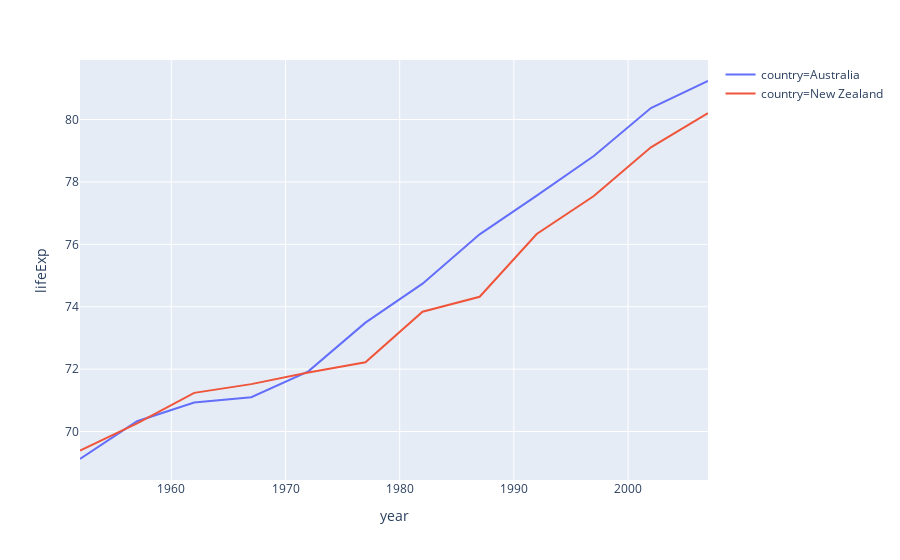

This figure's notebook cell:
### Code cell
df = px.data.gapminder().query("continent == 'Oceania'")
fig = px.line(df, x='year', y='lifeExp', color='country')
fig

### Figure 1 — Plotly figure (JSON) as saved in the notebook; plotly's stock layout.template omitted (floating-point values rounded to 4 significant figures)
{"data": [{"hoverlabel": {"namelength": 0}, "hovertemplate": "country=Australia<br>year=%{x}<br>lifeExp=%{y}", "legendgroup": "country=Australia", "line": {"color": "#636efa", "dash": "solid"}, "mode": "lines", "name": "country=Australia", "showlegend": true, "type": "scatter", "x": [1952, 1957, 1962, 1967, 1972, 1977, 1982, 1987, 1992, 1997, 2002, 2007], "xaxis": "x", "y": [69.12, 70.33, 70.93, 71.1, 71.93, 73.49, 74.74, 76.32, 77.56, 78.83, 80.37, 81.23], "yaxis": "y"}, {"hoverlabel": {"namelength": 0}, "hovertemplate": "country=New Zealand<br>year=%{x}<br>lifeExp=%{y}", "legendgroup": "country=New Zealand", "line": {"color": "#EF553B", "dash": "solid"}, "mode": "lines", "name": "country=New Zealand", "showlegend": true, "type": "scatter", "x": [1952, 1957, 1962, 1967, 1972, 1977, 1982, 1987, 1992, 1997, 2002, 2007], "xaxis": "x", "y": [69.39, 70.26, 71.24, 71.52, 71.89, 72.22, 73.84, 74.32, 76.33, 77.55, 79.11, 80.2], "yaxis": "y"}], "layout": {"autosize": true, "legend": {"tracegroupgap": 0}, "margin": {"t": 60}, "xaxis": {"anchor": "y", "autorange": true, "domain": [0, 1], "range": [1952, 2007], "title": {"text": "year"}, "type": "linear"}, "yaxis": {"anchor": "x", "autorange": true, "domain": [0, 1], "range": [68.45, 81.91], "title": {"text": "lifeExp"}, "type": "linear"}}}
